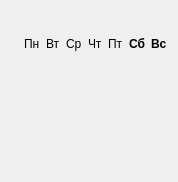
<?xml version="1.0" encoding="UTF-8"?>
<ui version="4.0">
 <class>CalendarWidget</class>
 <widget class="QWidget" name="CalendarWidget">
  <property name="geometry">
   <rect>
    <x>0</x>
    <y>0</y>
    <width>158</width>
    <height>175</height>
   </rect>
  </property>
  <property name="windowTitle">
   <string>Form</string>
  </property>
  <layout class="QVBoxLayout" name="verticalLayout">
   <item>
    <layout class="QHBoxLayout" name="titleLayout">
     <item>
      <spacer name="horizontalSpacer">
       <property name="orientation">
        <enum>Qt::Horizontal</enum>
       </property>
       <property name="sizeHint" stdset="0">
        <size>
         <width>40</width>
         <height>20</height>
        </size>
       </property>
      </spacer>
     </item>
     <item>
      <widget class="CalendarLabel" name="monthLabel">
       <property name="text">
        <string/>
       </property>
      </widget>
     </item>
     <item>
      <widget class="CalendarLabel" name="yearLabel">
       <property name="text">
        <string/>
       </property>
      </widget>
     </item>
     <item>
      <spacer name="horizontalSpacer_2">
       <property name="orientation">
        <enum>Qt::Horizontal</enum>
       </property>
       <property name="sizeHint" stdset="0">
        <size>
         <width>40</width>
         <height>20</height>
        </size>
       </property>
      </spacer>
     </item>
    </layout>
   </item>
   <item>
    <layout class="QGridLayout" name="bodyLayout">
     <property name="sizeConstraint">
      <enum>QLayout::SetDefaultConstraint</enum>
     </property>
     <property name="horizontalSpacing">
      <number>6</number>
     </property>
     <item row="2" column="0">
      <widget class="CalendarLabel" name="week2Label">
       <property name="text">
        <string/>
       </property>
      </widget>
     </item>
     <item row="3" column="0">
      <widget class="CalendarLabel" name="week3Label">
       <property name="text">
        <string/>
       </property>
      </widget>
     </item>
     <item row="0" column="2">
      <widget class="QLabel" name="tueLabel">
       <property name="text">
        <string>Вт</string>
       </property>
      </widget>
     </item>
     <item row="0" column="3">
      <widget class="QLabel" name="thursLabel">
       <property name="text">
        <string>Ср</string>
       </property>
      </widget>
     </item>
     <item row="0" column="5">
      <widget class="QLabel" name="friLabel">
       <property name="text">
        <string>Пт</string>
       </property>
      </widget>
     </item>
     <item row="1" column="0">
      <widget class="CalendarLabel" name="week1Label">
       <property name="styleSheet">
        <string notr="true"/>
       </property>
       <property name="text">
        <string/>
       </property>
      </widget>
     </item>
     <item row="0" column="4">
      <widget class="QLabel" name="wednLabel">
       <property name="text">
        <string>Чт</string>
       </property>
      </widget>
     </item>
     <item row="0" column="6">
      <widget class="QLabel" name="satLabel">
       <property name="styleSheet">
        <string notr="true">font: bold</string>
       </property>
       <property name="text">
        <string>Сб</string>
       </property>
      </widget>
     </item>
     <item row="6" column="0">
      <widget class="CalendarLabel" name="week6Label">
       <property name="text">
        <string/>
       </property>
      </widget>
     </item>
     <item row="4" column="0">
      <widget class="CalendarLabel" name="week4Label">
       <property name="text">
        <string/>
       </property>
      </widget>
     </item>
     <item row="0" column="1">
      <widget class="QLabel" name="monLabel">
       <property name="text">
        <string>Пн</string>
       </property>
      </widget>
     </item>
     <item row="0" column="7">
      <widget class="QLabel" name="sunLabel">
       <property name="styleSheet">
        <string notr="true">font: bold</string>
       </property>
       <property name="text">
        <string>Вс</string>
       </property>
      </widget>
     </item>
     <item row="5" column="0">
      <widget class="CalendarLabel" name="week5Label">
       <property name="text">
        <string/>
       </property>
      </widget>
     </item>
    </layout>
   </item>
  </layout>
 </widget>
 <customwidgets>
  <customwidget>
   <class>CalendarLabel</class>
   <extends>QLabel</extends>
   <header location="global">desktop/bj/calendarLabel.h</header>
  </customwidget>
 </customwidgets>
 <resources/>
 <connections/>
</ui>
